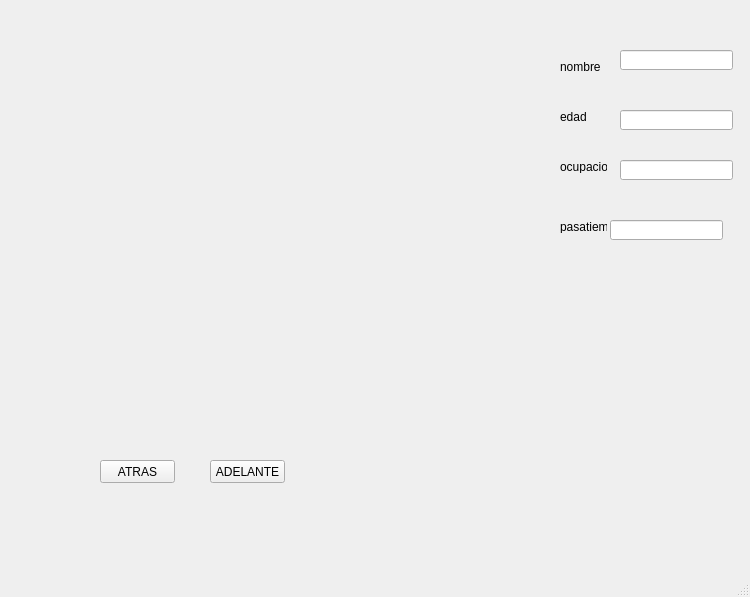
<?xml version="1.0" encoding="UTF-8"?>
<ui version="4.0">
 <class>MainWindow</class>
 <widget class="QMainWindow" name="MainWindow">
  <property name="geometry">
   <rect>
    <x>0</x>
    <y>0</y>
    <width>750</width>
    <height>597</height>
   </rect>
  </property>
  <property name="windowTitle">
   <string>MainWindow</string>
  </property>
  <widget class="QWidget" name="centralwidget">
   <widget class="QLabel" name="label">
    <property name="geometry">
     <rect>
      <x>20</x>
      <y>20</y>
      <width>231</width>
      <height>251</height>
     </rect>
    </property>
    <property name="text">
     <string/>
    </property>
    <property name="pixmap">
     <pixmap resource="../Archivos/recursos_programas.qrc">:/logo/1.jpg</pixmap>
    </property>
   </widget>
   <widget class="QLabel" name="imagen">
    <property name="geometry">
     <rect>
      <x>280</x>
      <y>80</y>
      <width>241</width>
      <height>351</height>
     </rect>
    </property>
    <property name="text">
     <string/>
    </property>
    <property name="pixmap">
     <pixmap resource="../Archivos/recursos_programas.qrc">:/elefante/elefante.jpg</pixmap>
    </property>
   </widget>
   <widget class="QPushButton" name="btn_atras">
    <property name="geometry">
     <rect>
      <x>100</x>
      <y>460</y>
      <width>75</width>
      <height>23</height>
     </rect>
    </property>
    <property name="text">
     <string>ATRAS</string>
    </property>
   </widget>
   <widget class="QPushButton" name="btn_adelante">
    <property name="geometry">
     <rect>
      <x>210</x>
      <y>460</y>
      <width>75</width>
      <height>23</height>
     </rect>
    </property>
    <property name="text">
     <string>ADELANTE</string>
    </property>
   </widget>
   <widget class="QLabel" name="label_2">
    <property name="geometry">
     <rect>
      <x>560</x>
      <y>60</y>
      <width>47</width>
      <height>13</height>
     </rect>
    </property>
    <property name="text">
     <string>nombre</string>
    </property>
   </widget>
   <widget class="QLabel" name="label_3">
    <property name="geometry">
     <rect>
      <x>560</x>
      <y>110</y>
      <width>47</width>
      <height>13</height>
     </rect>
    </property>
    <property name="text">
     <string>edad</string>
    </property>
   </widget>
   <widget class="QLabel" name="label_4">
    <property name="geometry">
     <rect>
      <x>560</x>
      <y>160</y>
      <width>47</width>
      <height>13</height>
     </rect>
    </property>
    <property name="text">
     <string>ocupacion</string>
    </property>
   </widget>
   <widget class="QLabel" name="label_5">
    <property name="geometry">
     <rect>
      <x>560</x>
      <y>220</y>
      <width>47</width>
      <height>13</height>
     </rect>
    </property>
    <property name="text">
     <string>pasatiempo</string>
    </property>
   </widget>
   <widget class="QLineEdit" name="txt_nombre">
    <property name="geometry">
     <rect>
      <x>620</x>
      <y>50</y>
      <width>113</width>
      <height>20</height>
     </rect>
    </property>
   </widget>
   <widget class="QLineEdit" name="txt_edad">
    <property name="geometry">
     <rect>
      <x>620</x>
      <y>110</y>
      <width>113</width>
      <height>20</height>
     </rect>
    </property>
   </widget>
   <widget class="QLineEdit" name="txt_ocupacion">
    <property name="geometry">
     <rect>
      <x>620</x>
      <y>160</y>
      <width>113</width>
      <height>20</height>
     </rect>
    </property>
   </widget>
   <widget class="QLineEdit" name="txt_pasatiempo">
    <property name="geometry">
     <rect>
      <x>610</x>
      <y>220</y>
      <width>113</width>
      <height>20</height>
     </rect>
    </property>
   </widget>
  </widget>
  <widget class="QMenuBar" name="menubar">
   <property name="geometry">
    <rect>
     <x>0</x>
     <y>0</y>
     <width>750</width>
     <height>21</height>
    </rect>
   </property>
  </widget>
  <widget class="QStatusBar" name="statusbar"/>
 </widget>
 <resources>
  <include location="../Archivos/recursos_programas.qrc"/>
 </resources>
 <connections/>
</ui>
